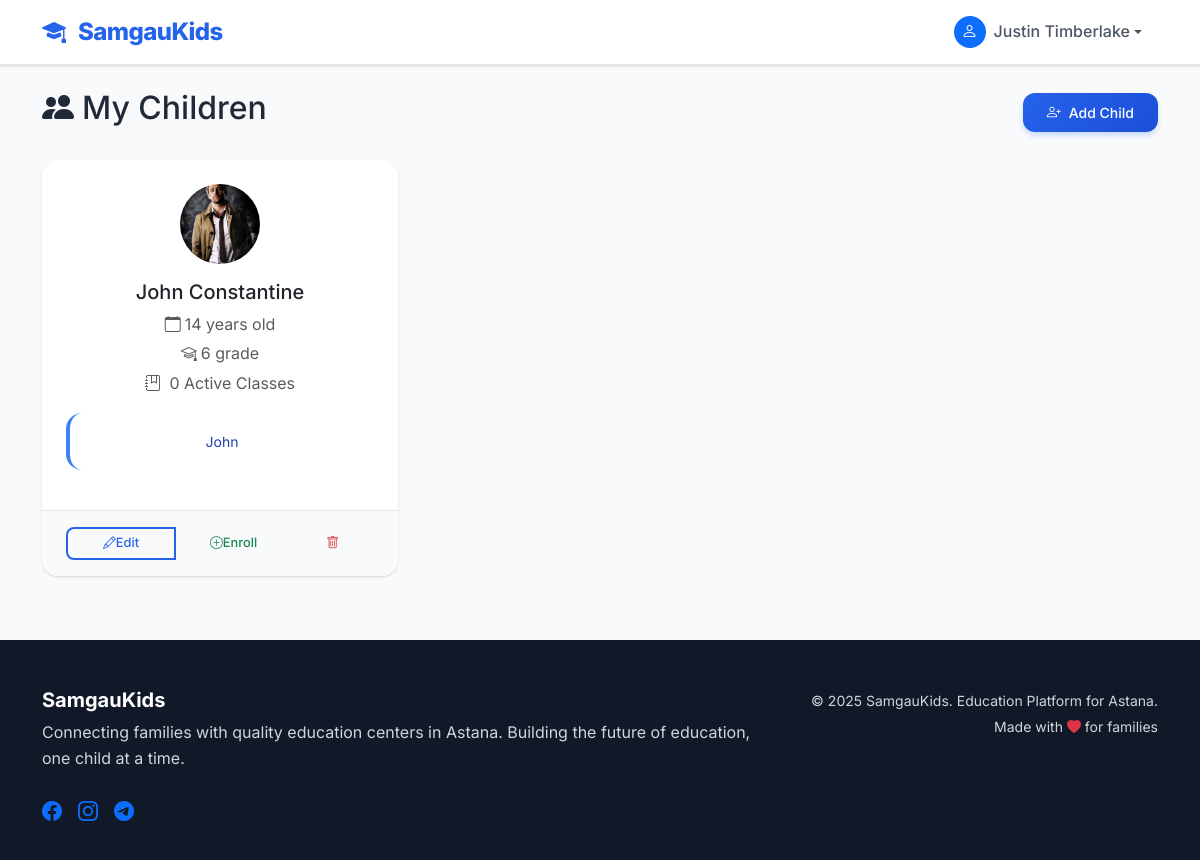
The page /parent/children (signed in) on the database its author committed.
### models.py (models this page shows, shortened)
class Child(db.Model):
    id = db.Column(db.Integer, primary_key=True)
    parent_id = db.Column(db.Integer, db.ForeignKey('parent.id'), nullable=False)
    name = db.Column(db.String(100), nullable=False)
    birth_date = db.Column(db.Date)
    grade = db.Column(db.String(20))
    notes = db.Column(db.Text)
    photo_url = db.Column(db.String(255))  # For uploaded photos
    medical_info = db.Column(db.Text)  # Important medical information
    emergency_contact = db.Column(db.String(100))  # Emergency contact name
    emergency_phone = db.Column(db.String(20))  # Emergency contact phone
    is_active = db.Column(db.Boolean, default=True)
    created_at = db.Column(db.DateTime, default=datetime.utcnow)
    updated_at = db.Column(db.DateTime, default=datetime.utcnow, onupdate=datetime.utcnow)
    parent = db.relationship('Parent', backref=db.backref('children', lazy=True))
    def calculate_age(self):
        if self.birth_date:
            today = date.today()
            return today.year - self.birth_date.year - ((today.month, today.day) < (self.birth_date.month, self.birth_date.day))
        return None

### app.py (the view)
@app.route('/parent/children')
@login_required(role='parent')
def manage_children():
    parent = Parent.query.filter_by(user_id=session['user_id']).first()
    children = Child.query.filter_by(parent_id=parent.id).all() if parent else []
    return render_template('parent/children.html', children=children)

### app.py (called while the page is built)
def login_required(role=None):
    def decorator(f):
        @wraps(f)
        def decorated_function(*args, **kwargs):
            if 'user_id' not in session:
                flash('Please log in to access this page.', 'warning')
                return redirect(url_for('login'))
            if role and session.get('user_role') != role:
                flash('Access denied. Insufficient permissions.', 'danger')
                return redirect(url_for('dashboard'))
            return f(*args, **kwargs)
        return decorated_function
    return decorator

### templates/parent/children.html (shortened to what this page needs)
{% extends "base.html" %}
{% block content %}
<div class="container mt-4">
    <div class="d-flex justify-content-between align-items-center mb-4">
        <h2><i class="bi bi-people-fill me-2"></i>My Children</h2>
        <a href="{{ url_for('add_child') }}" class="btn btn-primary">
            <i class="bi bi-person-plus me-2"></i>Add Child
        </a>
    </div>
    {% if children %}
    <div class="row g-4">
        {% for child in children %}
        <div class="col-md-6 col-lg-4">
            <div class="card h-100 child-card">
                <div class="card-body text-center">
                    {% if child.photo_url %}
                    <img src="{{ url_for('static', filename='uploads/' + child.photo_url) }}"
                         class="rounded-circle mb-3" style="width: 80px; height: 80px; object-fit: cover;">
                    {% else %}
                    <div class="bg-primary rounded-circle mx-auto mb-3 d-flex align-items-center justify-content-center"
                         style="width: 80px; height: 80px;">
                        <i class="bi bi-person text-white display-6"></i>
                    </div>
                    {% endif %}
                    <h5 class="card-title">{{ child.name }}</h5>
                    <div class="mb-3">
                        {% if child.calculate_age() %}
                        <p class="text-muted mb-1">
                            <i class="bi bi-calendar me-1"></i>{{ child.calculate_age() }} years old
                        </p>
                        {% endif %}
                        {% if child.grade %}
                        <p class="text-muted mb-1">
                            <i class="bi bi-mortarboard me-1"></i>{{ child.grade }}
                        </p>
                        {% endif %}
                        <p class="text-muted mb-1">
                            <i class="bi bi-journal-bookmark me-1"></i>
                            {{ child.enrollments|selectattr('status', 'equalto', 'active')|list|length }} Active Classes
                        </p>
                    </div>
                    {% set active_enrollments = child.enrollments|selectattr('status', 'equalto', 'active')|list %}
                    {% if child.notes %}
                    <div class="alert alert-info">
                        <small>{{ child.notes }}</small>
                    </div>
                    {% endif %}
                </div>
                <div class="card-footer">
                    <div class="btn-group w-100">
                        <a href="{{ url_for('edit_child', child_id=child.id) }}"
                           class="btn btn-outline-primary btn-sm">
                            <i class="bi bi-pencil"></i> Edit
                        </a>
                        <button class="btn btn-outline-success btn-sm"
                                onclick="showEnrollModal({{ child.id }}, '{{ child.name }}')">
                            <i class="bi bi-plus-circle"></i> Enroll
                        </button>
                        <button class="btn btn-outline-danger btn-sm"
                                onclick="confirmDelete({{ child.id }}, '{{ child.name }}')">
                            <i class="bi bi-trash"></i>
                        </button>
                    </div>
                </div>
            </div>
        </div>
        {% endfor %}
    </div>
    {% endif %}
</div>
{% endblock %}

### templates/base.html (style rules this page uses)
:root { --primary-50: #eff6ff; --primary-100: #dbeafe; --primary-200: #bfdbfe; --primary-300: #93c5fd; --primary-400: #60a5fa; --primary-500: #3b82f6; --primary-600: #2563eb; --primary-700: #1d4ed8; --primary-800: #1e40af; --primary-900: #1e3a8a; --secondary-500: #06b6d4; --success-500: #10b981; --warning-500: #f59e0b; --danger-500: #ef4444; --gray-50: #f9fafb; --gray-100: #f3f4f6; --gray-200: #e5e7eb; --gray-300: #d1d5db; --gray-400: #9ca3af; --gray-500: #6b7280; --gray-600: #4b5563; --gray-700: #374151; --gray-800: #1f2937; --gray-900: #111827; --primary-color: var(--primary-600); --secondary-color: var(--secondary-500); --success-color: var(--success-500); --danger-color: var(--danger-500); --warning-color: var(--warning-500); --info-color: var(--primary-500); --light-color: var(--gray-50); --dark-color: var(--gray-900); }
* { box-sizing: border-box; }
body { font-family: 'Inter', -apple-system, BlinkMacSystemFont, 'Segoe UI', Roboto, sans-serif; background-color: var(--gray-50); color: var(--gray-800); line-height: 1.6; font-size: 16px; font-weight: 400; }
.btn { font-weight: 500; border-radius: 0.75rem; padding: 0.75rem 1.5rem; border: none; transition: all 0.2s ease; text-decoration: none; display: inline-flex; align-items: center; justify-content: center; font-size: 0.875rem; line-height: 1; }
.btn-primary { background: linear-gradient(135deg, var(--primary-600) 0%, var(--primary-700) 100%); color: white; box-shadow: 0 4px 6px -1px rgba(59, 130, 246, 0.3); }
.btn-outline-primary { border: 2px solid var(--primary-600); color: var(--primary-600); background: transparent; }
.btn-sm { padding: 0.5rem 1rem; font-size: 0.8rem; border-radius: 0.5rem; }
.card { border: none; border-radius: 1rem; box-shadow: 0 1px 3px 0 rgba(0, 0, 0, 0.1), 0 1px 2px 0 rgba(0, 0, 0, 0.06); transition: all 0.3s ease; background: white; overflow: hidden; }
.card-body { padding: 1.5rem; }
.card-footer { background: var(--gray-50); border-top: 1px solid var(--gray-200); padding: 1rem 1.5rem; }
.alert { border: none; border-radius: 1rem; padding: 1rem 1.5rem; border-left: 4px solid; }
.alert-info { background: var(--primary-500)10; border-left-color: var(--primary-500); color: var(--primary-800); }

### templates/parent/children.html (style rules this page uses)
.child-card { transition: transform 0.2s ease-in-out, box-shadow 0.2s ease-in-out; }

### rows shown on the page
Child: photo_url (picture), name "John Constantine", calculate_age "14", grade "6 grade", enrollments|selectattr "0", notes "John"

### other values the page prints
{{ session.user_name }} "Justin Timberlake"
